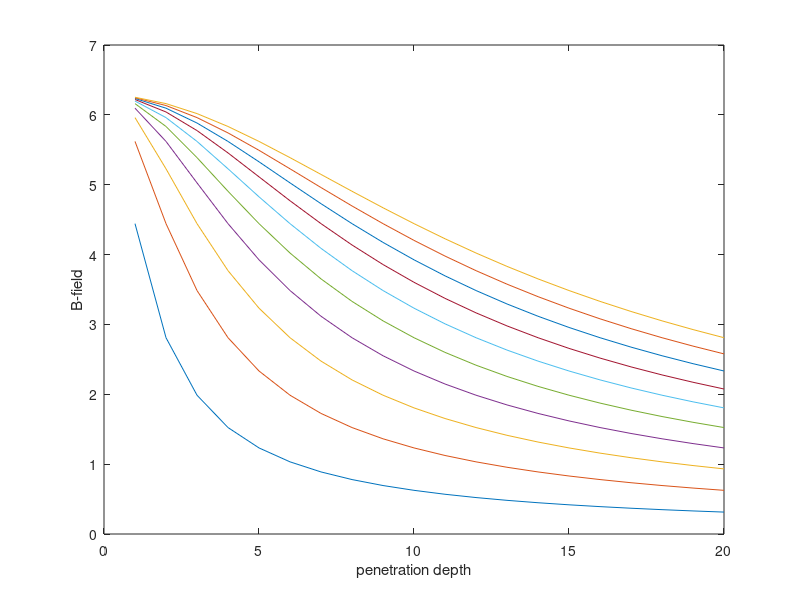

Source code (MATLAB):
% some calculations for design of TMS coils and drivers:

% inductance of a bunch of concentric loops

N = 15;
r = 0.03;
d = 0.02;

L = 1e6 * (N*r)^2 /((2*r+2.8*d)*1e5)


% a strainght wire : inductance of the cable

l = [0.01:0.01:1];
L = l.*(log(4*l/0.001)-1)*200e-9;

plot(l,L), grid on


% dependence of B- field on radius

B = zeros(10,20);
for p=1:20
    for r=1:10
        
        B(r,p) = 2*pi*r / sqrt(r^2 + p^2);
    end
end

plot(B)
xlabel('Radius')
ylabel('B-field')

plot(B')
xlabel('penetration depth')
ylabel('B-field')

    
